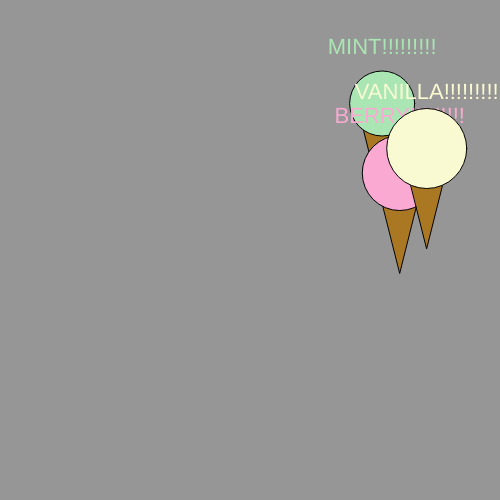
Frame 1 (no input)
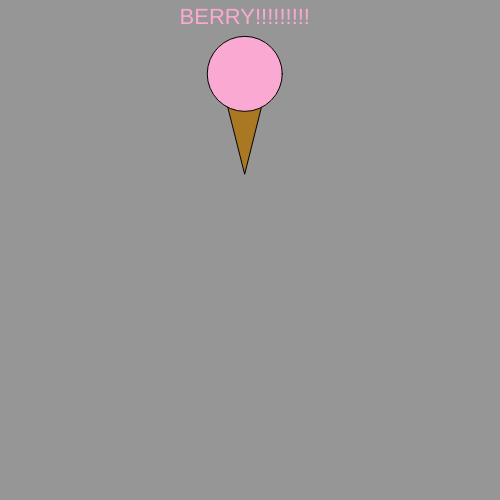
Frame 60 (no input)
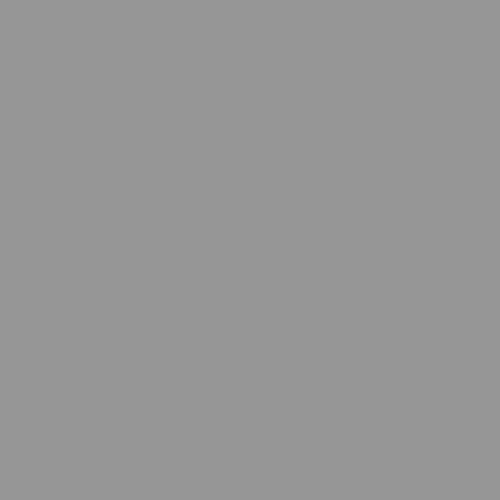
Frame 120 (the mouse pressed at the canvas centre since frame 60)

The p5.js sketch that drew these frames (run headless with seeded random() and noise() and a simulated clock; from frame 60 on, the mouse is pressed at the canvas centre):

// p5.js sketch
// ── sketch.js
/*
<><><><><><><><><><><><><><><><><><><><><><><><><><><><><><><>
User-Defined Functions pt.I
 Creating user-defined function for drawing ice cream cones...
 Building off prior example with another function.
 Press mouse to toggle on/off.
 ___________________________________
 FUNCTIONS HAVE THREE PARTS:
 * The word "function"
 * Function name
 * (Optional) parameters
 ___________________________________
 function functionName (parameters){
 statements;
 }
 <><><><><><><><><><><><><><><><><><><><><><><><><><><><><><><>
 */

 function setup() 
 {
   createCanvas(500, 500);
   textAlign(CENTER);
   textSize(22);
 }
 
 function draw() 
 {
  // debugger;
   background(150);

   
   //call iceCream function with different arguments
   iceCream(random(width), random(height), 65, 170, 230, 180, "MINT"); //mint flavor
   iceCream(random(width), random(height), 75, 250, 170, 210, "BERRY"); //berry flavor
   iceCream(random(width), random(height), 80, 250, 250, 210, "VANILLA");  //vanilla flavor
 }

 function addExclamation(text) {
  return text + "!!!!!!!!!";
 }
 
 function iceCream(x, y, diameter, r, g, b, flavor)
 {
  if(y > width/2) {
    return;
  }
   fill(170, 120, 35);
   triangle(x, y, x + 50, y, x + 25, y + 100);


   fill(r, g, b);
   ellipse(x + 25, y, diameter, diameter);
   
   let exclamationFlavor = addExclamation(flavor);
   text(exclamationFlavor, x + 25, y - 50);
 }
